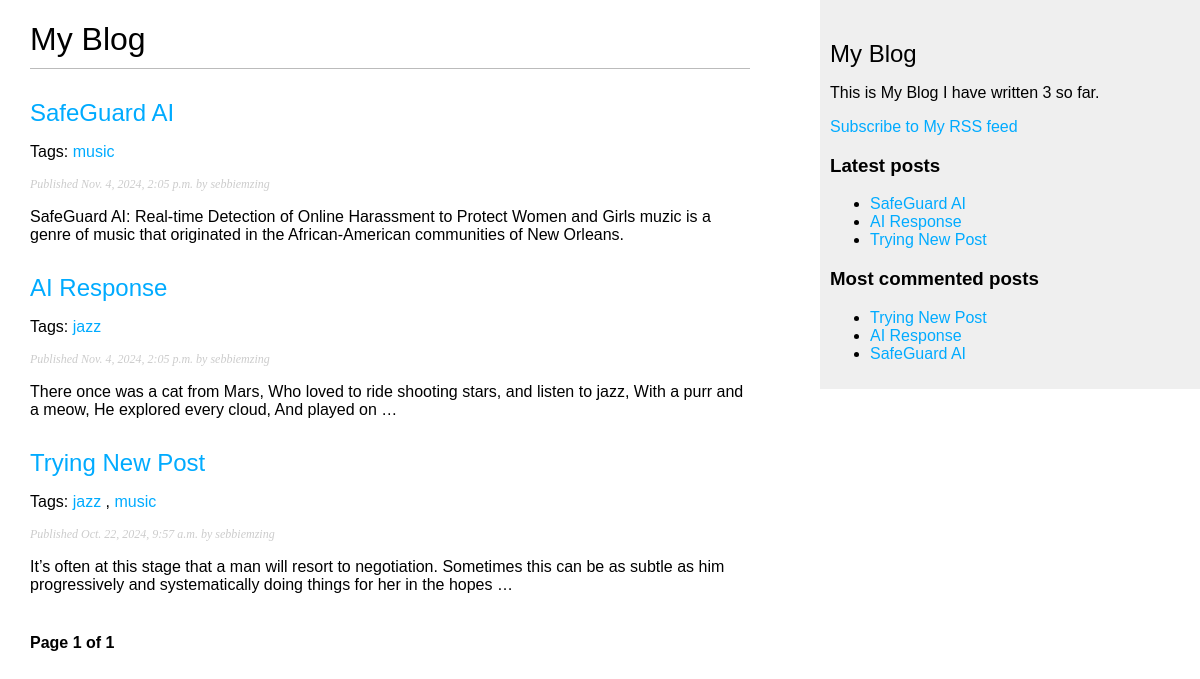
The app's page /djblog/, older data.
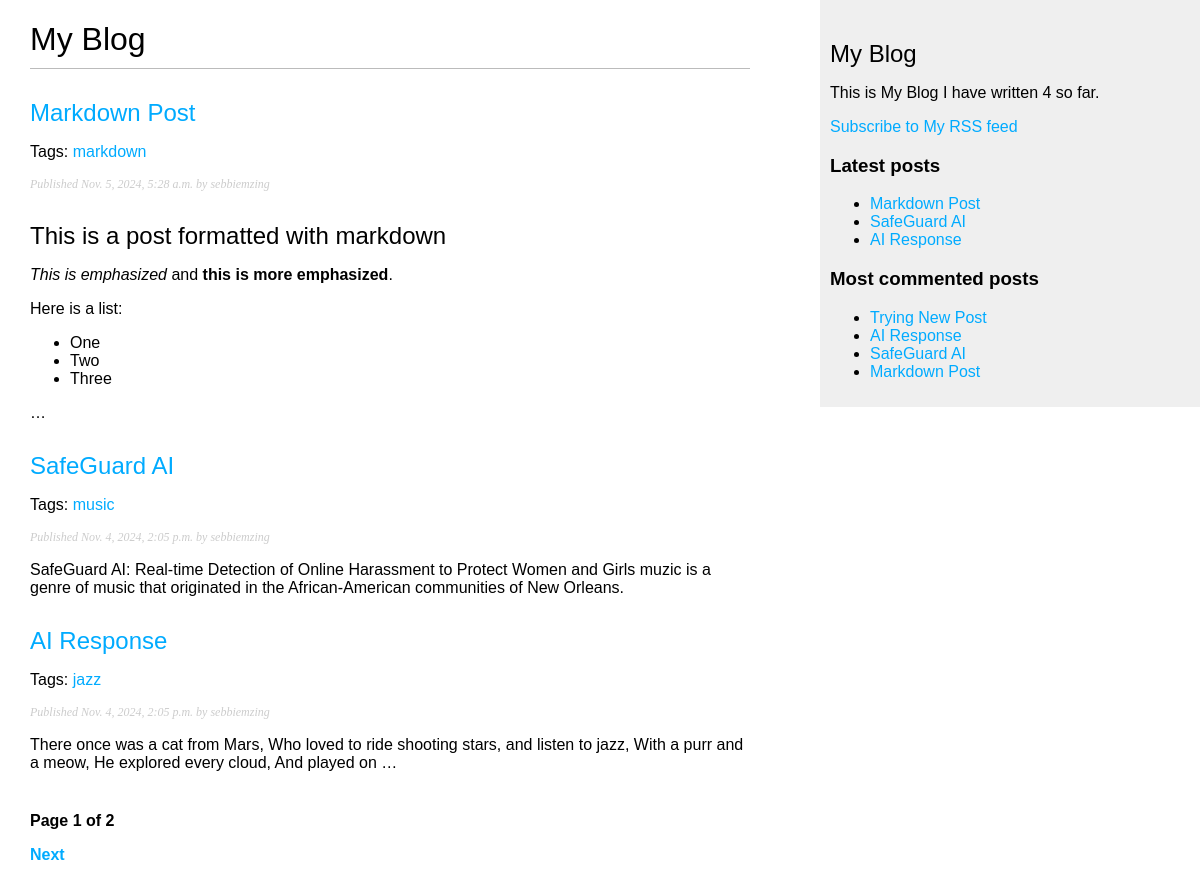
The same page, newer data.
### djblog/models.py (models this page shows, shortened)
class Post(models.Model):
    class Status(models.TextChoices):
        DRAFT = 'DF', 'Draft'
        PUBLISHED = 'PB', 'Published'
    title = models.CharField(max_length=250)
    slug = models.SlugField(
        max_length=250,
        unique_for_date = 'publish'
        )
    author = models.ForeignKey(
        settings.AUTH_USER_MODEL,
        on_delete=models.CASCADE ,
        related_name="djblog_posts"
    )
    body = models.TextField()
    publish = models.DateTimeField(default=timezone.now)
    created = models.DateTimeField(auto_now_add=True)
    updated = models.DateTimeField(auto_now=True)
    status = models.CharField(
        max_length=2,
        choices=Status.choices,
        default=Status.PUBLISHED
    )
    objects = models.Manager() #default
    published = PublishedManager() # custom manager
    class Meta:
        ordering = ['-publish']
        indexes = [
            models.Index(fields=['-publish'])
        ]
    def get_absolute_url(self):
        return reverse(
            'djblog:post_detail',
            args = [
                self.publish.year,
                self.publish.month,
                self.publish.day,
                self.slug
            ]
        )
    tags = TaggableManager()

### djblog/views.py (the view)
# urls.py: path('', views.post_list, name = "post_list"),
def post_list(request, tag_slug = None): # display all posts
    post_list = Post.published.all()
    tag = None
    if tag_slug:
        tag = get_object_or_404(Tag, slug = tag_slug)
        post_list = post_list.filter(tags__in = [tag])
    paginator = Paginator(post_list, 3)
    page_number = request.GET.get('page', 1)
    try:
        posts = paginator.page(page_number)
    except PageNotAnInteger:
        posts = paginator.page(1)
    except EmptyPage:
        posts = paginator.page(paginator.num_pages)
    return render(
        request,
        'post/list.html',
        {
            'posts':posts,
            'tag': tag
        }
    )

### djblog/models.py (called while the page is built)
    def get_queryset(self):
        return (
            super().get_queryset().filter(status = Post.Status.PUBLISHED)
        )

### djblog/templatetags/blog_tags.py (called while the page is built)
@register.simple_tag
def total_posts():
    return Post.published.count()

@register.inclusion_tag('post/latest_posts.html')
def show_latest_posts(count = 5):
    latest_posts = Post.published.order_by('-publish')[:count]
    return {
        'latest_posts': latest_posts
    }

@register.simple_tag
def get_most_commented_posts(count = 5):
    return Post.published.annotate(
        total_comments = Count('comments')
    ).order_by('-total_comments')[:count]

@register.filter(name = "markdown")
def markdown_format(text):
    return mark_safe(markdown.markdown(text))

### djblog/templates/post/list.html (shortened to what this page needs)
{% extends "djblog/base.html" %}
{% load blog_tags %}
{% block content%}
<h1>My Blog</h1>
 {% for post in posts %}
<h2>
    <a href="{{ post.get_absolute_url }}">
        {{ post.title }}
    </a>
</h2>
<p class="tags">Tags:
    {% for tag in post.tags.all %}
    <a href="{% url 'djblog:post_list_by_tag' tag.slug %}">
        {{ tag.name }}
    </a>
    {% if not forloop.last %}, {% endif %}
    {% endfor %}
</p>
<p class="date">
    Published {{ post.publish }} by {{ post.author }}
</p>
{{ post.body|markdown|truncatewords_html:30}}
{% endfor %}
{% include "pagination.html" with page=posts %}
{% endblock %}

### djblog/templates/djblog/base.html (shortened to what this page needs)
{% load blog_tags %}
{% load static %}
<!DOCTYPE html>
<html lang="en">
<head>
    <link href="{% static 'css/djblog.css' %}" rel="stylesheet">
</head>
<body>
    <div id="content">
        {% block content %}
        {% endblock %}
    </div>
    <div id="sidebar">
        <h2>My Blog</h2>
        <p>
            This is My Blog
            I have written {% total_posts %} so far.
        </p>
        <p>
            <a href="{% url 'djblog:post_feed' %}">
            Subscribe to My RSS feed
            </a>
        </p>
        <h3>Latest posts</h3>
        {% show_latest_posts 3 %}
        <h3>Most commented posts</h3>
        {% get_most_commented_posts as most_commented_posts %}
        <ul>
            {% for post in most_commented_posts %}
            <li>
                <a href="{{ post.get_absolute_url }}">{{ post.title }}</a>
            </li>
            {% endfor %}
        </ul>
    </div>
</body>
</html>

### djblog/templates/pagination.html (shortened to what this page needs)
<div class="pagination">
    <span class="step-links">
        <span class="current">
            <p>Page {{ page.number }} of {{ page.paginator.num_pages }}</p>
        </span>
        {% if page.has_next %}
        <a href="?page={{ page.next_page_number }}">Next</a>
        {% endif %}
    </span>
</div>

### djblog/templates/post/latest_posts.html
<ul>
    {% for post in latest_posts %}
    <li>
        <a href="{{ post.get_absolute_url }}">{{ post.title }}</a>
    </li>
    {% endfor %}
</ul>

### djblog/static/css/djblog.css (style rules this page uses)
body { margin:0; padding:0; font-family:helvetica, sans-serif; }
a { color:#00abff; text-decoration:none; }
h1 { font-weight:normal; border-bottom:1px solid #bbb; padding:0 0 10px 0; }
h2 { font-weight:normal; margin:30px 0 0; }
#content { float:left; width:60%; padding:0 0 0 30px; }
#sidebar { float:right; width:30%; padding:10px; background:#efefef; height:100%; }
p.date { color:#ccc; font-family: georgia, serif; font-size: 12px; font-style: italic; }
.pagination { margin:40px 0; font-weight:bold; }

Row changes from the older to the newer data that the page shows:
no longer on one of the page's lists (row unchanged): Post: title "Trying New Post", publish "Oct. 22, 2024, 9:57 a.m.", author "sebbiemzing", body "It’s often at this stage that a man will resort to negotiation. Sometimes this can be as subtle as him progressively and systematically doing things for her in the hopes …"
added Post: title "Markdown Post", publish "Nov. 5, 2024, 5:28 a.m.", author "sebbiemzing", body "This is a post formatted with markdown This is emphasized and this is more emphasized . Here is a list: One Two Three …"
added Tag: name "markdown", shown under "Markdown Post"
computed for Post "Trying New Post": loses Tag (name "jazz"); loses Tag (name "music")
Text that changed along with them:
{{ page.paginator.num_pages }}: "1" → "2"
text no longer shown: "3"
text now shown: "Next 4"
